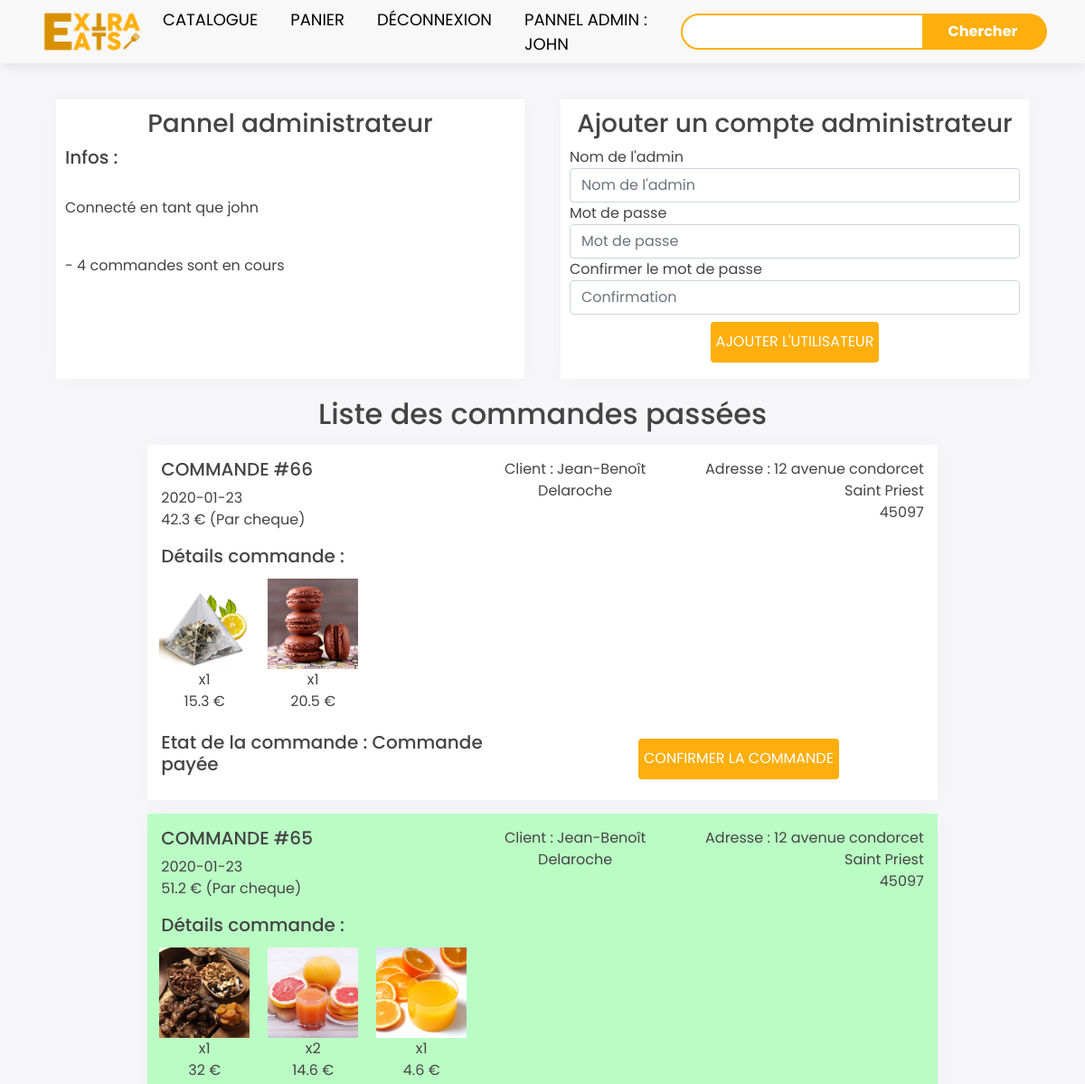
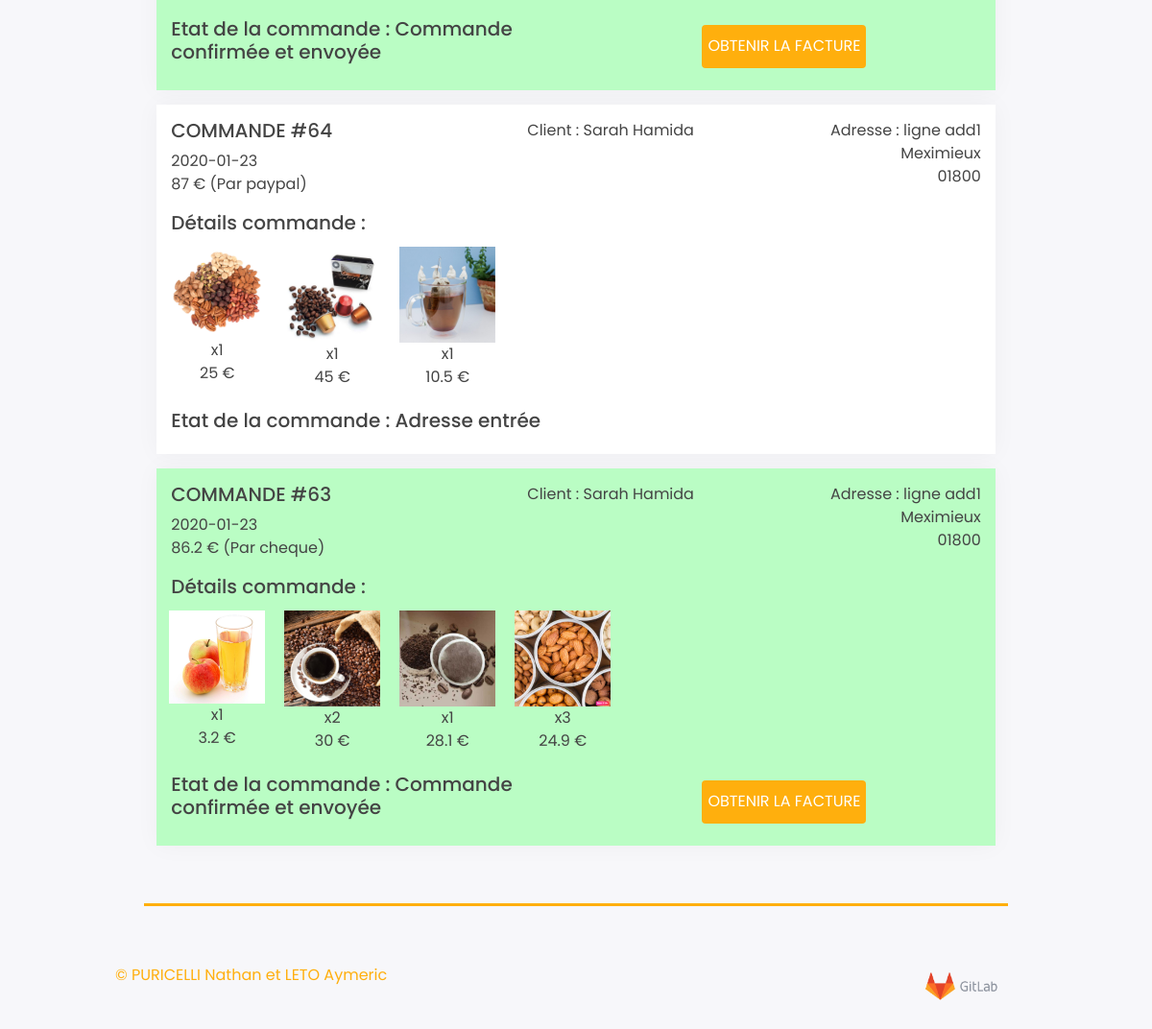
Page /index.php?page=adminPannel (signed in) on the committed database (2 pictures, top to bottom).
### tables this page shows
CREATE TABLE `orders` (
  `id` int(20) NOT NULL,
  `customer_id` varchar(100) NOT NULL,
  `registered` int(11) NOT NULL,
  `delivery_add_id` int(11) DEFAULT NULL,
  `payment_type` varchar(6) DEFAULT NULL,
  `date` date DEFAULT NULL,
  `status` tinyint(4) NOT NULL,
  `session` varchar(100) NOT NULL,
  `total` float DEFAULT NULL
);

CREATE TABLE `customers` (
  `id` int(11) NOT NULL,
  `forname` varchar(50) NOT NULL,
  `surname` varchar(50) NOT NULL,
  `add1` varchar(50) NOT NULL,
  `add2` varchar(50) NOT NULL,
  `add3` varchar(50) NOT NULL,
  `postcode` varchar(10) NOT NULL,
  `phone` varchar(20) NOT NULL,
  `email` varchar(150) NOT NULL,
  `registered` tinyint(4) NOT NULL
);

CREATE TABLE `delivery_addresses` (
  `id` int(11) NOT NULL,
  `firstname` varchar(50) NOT NULL,
  `lastname` varchar(50) NOT NULL,
  `add1` varchar(50) NOT NULL,
  `add2` varchar(50),
  `city` varchar(50) NOT NULL,
  `postcode` varchar(10) NOT NULL,
  `phone` varchar(20) NOT NULL,
  `email` varchar(150) NOT NULL
);

CREATE TABLE `products` (
  `id` int(11) NOT NULL,
  `cat_id` tinyint(4) NOT NULL,
  `name` varchar(150) NOT NULL,
  `description` text NOT NULL,
  `image` varchar(30) NOT NULL,
  `price` decimal(5,2) NOT NULL,
  `quantity` int(3) NOT NULL
);

### Controller/ControllerAdminPannel.php (called while the page is built, shortened)
<?php
require_once 'Model/AdminPannel.php';
class ControllerAdminPannel {
    private $adminPannel;
    public function __construct() {
        $this->adminPannel = new AdminPannel();
    }
    public function getOrders() {
        $ordersTable = $this->adminPannel->getOrders();
        $ordersList = array();
        foreach ($ordersTable as $order) {
            $status = $order['status'];
            if ($status != 0) {
                $date = $order['date'];
                $payment_type = $order['payment_type'];
                $total = $order['total'];
                $customer_id = $order['customer_id'];
                $customerTable = $this->adminPannel->getCustomer($customer_id);
                $customer = array(
                    "forname" => $customerTable["forname"],
                    "surname" => $customerTable["surname"],
                );
                $delivery_add_id = $order['delivery_add_id'];
                $addressTable = $this->adminPannel->getAddress($delivery_add_id);
                $address = array(
                    "add1" => $addressTable["add1"],
                    "city" => $addressTable["city"],
                    "postcode" => $addressTable["postcode"],
                );
                $orderId = $order['id'];
                $itemTable = $this->adminPannel->getOrderItems($orderId);
                $itemList = array();
                foreach ($itemTable as $orderItemLine) {
                    $quantity = $orderItemLine['quantity'];
                    $itemId =  $orderItemLine['product_id'];
                    $itemInfos = $this->adminPannel->getItemInfos($itemId);
                    $name = $itemInfos["name"];
                    $image = $itemInfos["image"];
                    $price = $itemInfos["price"];
                    $item = array(
                        "quantity" => $quantity,
                        "name" => $name,
                        "image" => $image,
                        "price" => $price
                    );
                    array_push($itemList, $item);
                }
                $orderInfos = array(
                    "id" => $orderId,
                    "date" => $date,
                    "payment_type" => $payment_type,
                    "status" => $status,
                    "total" => $total,
                    "customer" => $customer,
                    "address" => $address,
                    "itemList" => $itemList
                );
                array_push($ordersList, $orderInfos);
            }
        }
        return $ordersList;
    }
    public function showPannel($registerValidationMessage = "") {
        $ordersList = $this->getOrders();
        $view = new View("AdminPannel");
        $view->generate(array('ordersList' => $ordersList, 'registerValidationMessage' => $registerValidationMessage));
    }
}

### index.php (called while the page is built, shortened)
<?php
$router = new Router();
$router->routing();

### Model/AdminPannel.php (called while the page is built, shortened)
<?php
require_once 'Model.php';
class AdminPannel extends Model {
    public function getOrders() {
        $sql = "SELECT * FROM orders order by id desc";
        $orders = $this->executerRequete($sql);
        return $orders;
    }
    public function getCustomer($id) {
        $sql = "SELECT * FROM customers WHERE id = ?";
        $query = $this->executerRequete($sql, array($id));
        $q = $query->fetch();
        if($id != 0)
        {
            return $q;
        }
        else return array('forname' => "Utilisateur", "surname" => "Anonyme");
    }
    public function getAddress($id) {
        $sql = "SELECT * FROM delivery_addresses WHERE id = ?";
        $query = $this->executerRequete($sql, array($id));
        $q = $query->fetch();
        return $q;
    }
    public function getOrderItems($id) {
        $sql = "SELECT * FROM orderitems WHERE order_id = ?";
        $query = $this->executerRequete($sql, array($id));
        return $query;
    }
    public function getItemInfos($id) {
        $sql = "SELECT * FROM products WHERE id = ?";
        $query = $this->executerRequete($sql, array($id));
        $q = $query->fetch();
        return $q;
    }
};

### Model/Model.php (called while the page is built, shortened)
<?php
abstract class Model {
    private $bdd;
    protected function executerRequete($sql, $params = null) {
        if ($params == null) {
            $resultat = $this->getBdd()->query($sql);
        }
        else {
            $resultat = $this->getBdd()->prepare($sql);
            $resultat->execute($params);
        }
        return $resultat;
    }
    private function getBdd() {
        if ($this->bdd == null) {
            $dbhost = 'localhost';
            $dbbase = 'web4shop';
            $dbuser = 'userepul';
            $dbpwd = 'epul';
            $this->bdd = new PDO("mysql:host=$dbhost;dbname=$dbbase;charset=utf8",$dbuser, $dbpwd,
                    array(PDO::ATTR_ERRMODE => PDO::ERRMODE_EXCEPTION));
        }
        return $this->bdd;
    }
}

### View/ViewAdminPannel.php (the view, shortened to what this page needs)
<div class="container">
    <div class="container">
        <div class="row">
            <div class="col pannelInfosSection">
                <div class="text-center">
                    <h3>Pannel administrateur</h3>
                </div>
                <h5>Infos :</h5>
                <br/>
                <p>Connecté en tant que <?= $_SESSION['username'] ?> </p>
                <br/>
                <p>
                    - <?= count($ordersList) ?> commandes sont en cours
                </p>
            </div>
            <div class="col addAdminSection">
                <form action="index.php?page=adminPannel" method='post'>
                    <div class="text-center">
                        <h3>Ajouter un compte administrateur</h3>
                    </div>
                    <div class="form-group">
                        <label for="inputUsername_register">Nom de l'admin</label>
                        <input type="text" class="form-control" name="register_form_username_admin" placeholder="Nom de l'admin" required>
                    </div>
                    <div class="form-group">
                        <label for="inputPassword_register">Mot de passe</label>
                        <input type="password" class="form-control" name="register_form_password_admin" placeholder="Mot de passe" required>
                    </div>
                    <div class="form-group">
                        <label for="inputPasswordConfirmation_register">Confirmer le mot de passe</label>
                        <input type="password" class="form-control" name="register_form_password_confirmation_admin" placeholder="Confirmation" required>
                    </div>
                    <div class="buttonHolder">
                        <button class="btn1" type="submit" name='register-request'>AJOUTER L'UTILISATEUR</button>
                    </div>
                </form>
            </div>
        </div>
        <div class="text-center">
            <h2>Liste des commandes passées</h2>
        </div>
        <?php foreach ($ordersList as $order):?>
        <?php if($order['status'] == 10):?>
        <div class="orderBox confirmed">
        <?php else:?>
        <div class="orderBox">
        <?php endif;?>
            <div class="row" style="text-align:center;">
                <div class="col-5" style="text-align:left;">
                    <h5>COMMANDE #<?= $order['id'] ?></h5>
                    <p><?= $order['date'] ?><br/>
                    <?= $order['total'] ?> € (Par <?= $order['payment_type'] ?>)</p>
                </div>
                <div class="col-3">
                    <p>Client : <?= $order['customer']['forname']." ".$order['customer']['surname'] ?></p>
                </div>
                <div class="col-4" style="text-align:right;">
                    <p>Adresse : <?= $order['address']['add1'] ?> <br/>
                    <?= $order['address']['city'] ?> <br/>
                    <?= $order['address']['postcode'] ?></p>
                </div>
            </div>
            <div class="row">
                <h5>Détails commande :</h5>
            </div>
            <div class="row">
                <?php foreach ($order['itemList'] as $item):?>
                <div class="smallProductBox">
                    <?= "<img src = \"assets/img/". $item['image'] ."\" class ='smallItemImage'>" ?>
                    <p>x<?= $item['quantity'] ?><br/>
                    <?= $item['price']*$item['quantity'] ?> €</p>
                </div>
                <?php endforeach; ?>
            </div>
            <div class="row">
                <div class="col">
                    <?php
                    switch ($order['status']) {
                        case 1:
                            $txtStatus = "Adresse entrée";
                            break;
                        case 2:
                            $txtStatus = "Commande payée";
                            break;
                        case 10:
                            $txtStatus = "Commande confirmée et envoyée";
                            break;
                    }
                    ?>
                    <h5>Etat de la commande : <?= $txtStatus ?></h5>
                </div>
                <?php if($order['status'] == 2):?>
                <div class="col">
                    <form action = "index.php?page=adminPannel" method="POST" class="text-center">
                        <button class="btn1" type="submit" name='confirmOrder'>CONFIRMER LA COMMANDE</button>
                    </form>
                </div>
                <?php elseif($order['status'] == 10):?>
                <div class="col">
                    <form action = "index.php?page=adminPannel" target="_blank" method="POST" class="text-center">
                        <button class="btn1" type="submit" name='createPDF'>OBTENIR LA FACTURE</button>
                    </form>
                </div>
                <?php endif;?>
            </div>
        </div>
        <?php endforeach; ?>
    </div>
</div>

### assets/css/style.css (style rules this page uses)
:root { --custom-color-basic: #ffaf0d; --custom-color-hover: #d89000; }
body { background: #f7f7fa; padding-top: 90px; font-family: 'Poppins', sans-serif; color: #444444; }
.btn1 { margin: 8px; height: 45px; width: auto; border: none; border-radius: 4px; outline: none; background-color: var(--custom-color-basic); color : white; transition: 0.2s; }
.buttonHolder { text-align: center; }
.pannelInfosSection { background-color: #fff; box-shadow: 0 0 24px rgba(13, 13, 13, .04); padding: 10px; margin:20px; }
.addAdminSection { background-color: #fff; box-shadow: 0 0 24px rgba(13, 13, 13, .04); padding: 10px; margin: 20px; }
.orderBox { background-color: #fff; width: 80%; margin-left: auto; margin-right: auto; margin-top : 15px; margin-bottom : 15px; box-shadow: 0 0 24px rgba(13, 13, 13, .04); padding: 15px; }
.confirmed { background-color: rgb(186, 253, 196); }
.smallProductBox { float:left; width: 120px; text-align: center; padding:5px; }
.smallItemImage { width: 100px; height: auto; }

### rows in the picture
orders: id "66", date "2020-01-23", total "42.3", payment_type "cheque", customer.forname "Jean-Benoît", customer.surname "Delaroche", status "Commande payée"
delivery_addresses: add1 "12 avenue condorcet", city "Saint Priest", postcode "45097"
products: image (picture), cat "1", $item['price']*$item['quantity'] "15.3"
products: image (picture), quantity "1", $item['price']*$item['quantity'] "20.5"
orders: id "65", date "2020-01-23", total "51.2", payment_type "cheque", customer.forname "Jean-Benoît", customer.surname "Delaroche", status "Commande confirmée et envoyée"
products: image (picture), quantity "1", $item['price']*$item['quantity'] "32"
products: image (picture), quantity "2", $item['price']*$item['quantity'] "14.6"
products: image (picture), cat "1", $item['price']*$item['quantity'] "4.6"
orders: id "64", date "2020-01-23", total "87", payment_type "paypal", forname "Sarah", surname "Hamida", add1 "ligne add1", city "Meximieux", postcode "01800", status "Adresse entrée"
products: image (picture), quantity "1", $item['price']*$item['quantity'] "25"
products: image (picture), cat "1", $item['price']*$item['quantity'] "45"
products: image (picture), cat "1", $item['price']*$item['quantity'] "10.5"
orders: id "63", date "2020-01-23", total "86.2", payment_type "cheque", forname "Sarah", surname "Hamida", add1 "ligne add1", city "Meximieux", postcode "01800", status "Commande confirmée et envoyée"
products: image (picture), cat "1", $item['price']*$item['quantity'] "3.2"
products: image (picture), quantity "2", $item['price']*$item['quantity'] "30"
products: image (picture), cat "1", $item['price']*$item['quantity'] "28.1"
products: image (picture), cat "3", $item['price']*$item['quantity'] "24.9"

### other values in the picture
$_SESSION["username"] "JOHN"
$_SESSION['username'] "john"
count($ordersList) "4"
